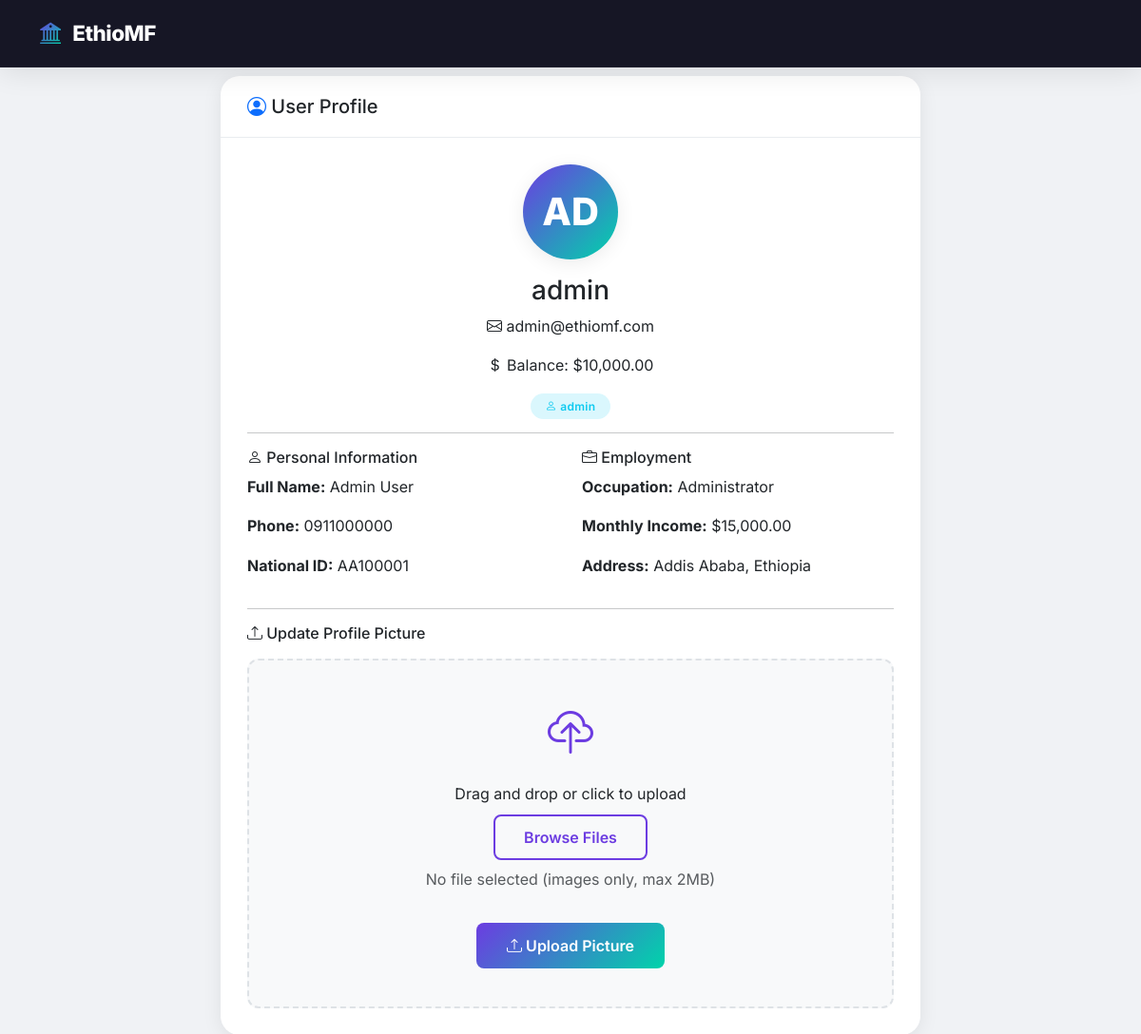
Page /modules/users/profile.php (signed in) on the committed database.
### tables this page shows
CREATE TABLE users (
    id INT AUTO_INCREMENT PRIMARY KEY,
    username VARCHAR(50) UNIQUE,
    password VARCHAR(255),
    email VARCHAR(100),
    role VARCHAR(20) DEFAULT 'customer',
    account_balance DECIMAL(10,2) DEFAULT 0.00,
    created_at TIMESTAMP DEFAULT CURRENT_TIMESTAMP,
    last_login TIMESTAMP NULL,
    is_active BOOLEAN DEFAULT TRUE
);

CREATE TABLE customer_info (
    id INT AUTO_INCREMENT PRIMARY KEY,
    user_id INT,
    full_name VARCHAR(100),
    phone VARCHAR(20),
    address TEXT,
    national_id VARCHAR(20),
    occupation VARCHAR(50),
    monthly_income DECIMAL(10,2),
    FOREIGN KEY (user_id) REFERENCES users(id) ON DELETE CASCADE
);

### modules/users/profile.php (the view, shortened to what this page needs)
<?php
include_once '../../config/database.php';
$user_id = (int)$_SESSION['user_id'];
$stmt = mysqli_prepare($conn, "SELECT * FROM users WHERE id = ?");
mysqli_stmt_bind_param($stmt, "i", $user_id);
mysqli_stmt_execute($stmt);
$user = mysqli_fetch_assoc(mysqli_stmt_get_result($stmt));
$stmt = mysqli_prepare($conn, "SELECT * FROM customer_info WHERE user_id = ?");
mysqli_stmt_bind_param($stmt, "i", $user_id);
mysqli_stmt_execute($stmt);
$info = mysqli_fetch_assoc(mysqli_stmt_get_result($stmt));
$view_user = null;
$view_denied = false;
function e($v) { return htmlspecialchars((string)($v ?? ''), ENT_QUOTES, 'UTF-8'); }
?>
<!DOCTYPE html>
<html lang="en">
<head>
    <link href="https://cdn.jsdelivr.net/npm/bootstrap@5.3.2/dist/css/bootstrap.min.css" rel="stylesheet">
    <link rel="stylesheet" href="../../assets/css/style.css">
</head>
<body>
    <nav class="navbar navbar-expand-lg navbar-modern fixed-top">
        <div class="container">
            <a class="navbar-brand" href="../loans/dashboard.php">
                <i class="bi bi-bank2"></i> EthioMF
            </a>
        </div>
    </nav>
    <div class="dashboard-wrapper">
        <div class="container">
            <div class="row justify-content-center">
                <div class="col-lg-8">
                    <div class="card-modern fade-in-up">
                        <div class="card-header">
                            <h5 class="mb-0 fw-700">
                                <i class="bi bi-person-circle text-primary"></i> User Profile
                            </h5>
                        </div>
                        <div class="card-body">
                            <?php if ($view_denied): ?>
                                <div class="alert alert-danger alert-auto">
                                    <i class="bi bi-shield-exclamation"></i>
                                    You don't have permission to view that user's profile.
                                </div>
                                <a href="profile.php" class="btn btn-outline-gradient">
                                    <i class="bi bi-arrow-left"></i> Back to your profile
                                </a>
                            <?php elseif (isset($_GET['view'])): ?>
                                <div class="alert alert-warning alert-auto">
                                    <i class="bi bi-exclamation-triangle"></i> User not found.
                                </div>
                            <?php else: ?>
                                <div class="text-center">
                                    <div class="profile-avatar">
                                        <?php echo e(strtoupper(substr($user['username'], 0, 2))); ?>
                                    </div>
                                    <h3 class="fw-700"><?php echo e($user['username']); ?></h3>
                                    <p><i class="bi bi-envelope"></i> <?php echo e($user['email']); ?></p>
                                    <p><i class="bi bi-currency-dollar"></i> Balance: $<?php echo number_format((float)$user['account_balance'], 2); ?></p>
                                    <span class="badge-modern info">
                                        <i class="bi bi-person"></i> <?php echo e($user['role']); ?>
                                    </span>
                                </div>
                                <?php if ($info): ?>
                                    <hr>
                                    <div class="row g-4">
                                        <div class="col-md-6">
                                            <h6><i class="bi bi-person"></i> Personal Information</h6>
                                            <p><strong>Full Name:</strong> <?php echo e($info['full_name']); ?></p>
                                            <p><strong>Phone:</strong> <?php echo e($info['phone']); ?></p>
                                            <p><strong>National ID:</strong> <?php echo e($info['national_id']); ?></p>
                                        </div>
                                        <div class="col-md-6">
                                            <h6><i class="bi bi-briefcase"></i> Employment</h6>
                                            <p><strong>Occupation:</strong> <?php echo e($info['occupation']); ?></p>
                                            <p><strong>Monthly Income:</strong> $<?php echo number_format((float)$info['monthly_income'], 2); ?></p>
                                            <p><strong>Address:</strong> <?php echo e($info['address']); ?></p>
                                        </div>
                                    </div>
                                <?php endif; ?>
                                <hr>
                                <h6><i class="bi bi-upload"></i> Update Profile Picture</h6>
                                <form method="POST" enctype="multipart/form-data" class="mt-3">
                                    <div class="upload-area">
                                        <div class="upload-icon">
                                            <i class="bi bi-cloud-upload"></i>
                                        </div>
                                        <p class="mb-2">Drag and drop or click to upload</p>
                                        <button type="button" class="btn btn-outline-gradient" onclick="document.querySelector('.file-input').click()">
                                            <i class="bi bi-folder-open"></i> Browse Files
                                        </button>
                                        <span class="file-label d-block mt-2 text-muted">No file selected (images only, max 2MB)</span>
                                        <button type="submit" class="btn btn-gradient mt-3">
                                            <i class="bi bi-upload"></i> Upload Picture
                                        </button>
                                    </div>
                                </form>
                            <?php endif; ?>
                        </div>
                    </div>
                </div>
            </div>
        </div>
    </div>
</body>
</html>

### assets/css/style.css (style rules this page uses)
:root { --primary: #6C3CE1; --primary-dark: #5A2FC7; --primary-light: #8B6FE8; --secondary: #00D4AA; --accent: #FF6B6B; --dark: #0A0A1A; --dark-light: #1A1A2E; --gray-100: #F8F9FA; --gray-200: #E9ECEF; --gray-300: #DEE2E6; --gray-400: #CED4DA; --gray-500: #ADB5BD; --gray-600: #6C757D; --gray-700: #495057; --gray-800: #343A40; --gray-900: #212529; --gradient-primary: linear-gradient(135deg, #6C3CE1 0%, #00D4AA 100%); --gradient-dark: linear-gradient(135deg, #0A0A1A 0%, #1A1A2E 100%); --gradient-card: linear-gradient(135deg, rgba(108, 60, 225, 0.05) 0%, rgba(0, 212, 170, 0.05) 100%); --shadow-sm: 0 2px 8px rgba(0, 0, 0, 0.05); --shadow-md: 0 4px 20px rgba(0, 0, 0, 0.08); --shadow-lg: 0 8px 40px rgba(0, 0, 0, 0.12); --shadow-xl: 0 16px 60px rgba(0, 0, 0, 0.15); --radius-sm: 8px; --radius-md: 12px; --radius-lg: 20px; --radius-xl: 28px; --transition: all 0.3s cubic-bezier(0.4, 0, 0.2, 1); }
* { margin: 0; padding: 0; box-sizing: border-box; }
body { font-family: 'Inter', -apple-system, BlinkMacSystemFont, sans-serif; background: #F0F2F5; color: var(--gray-900); line-height: 1.6; overflow-x: hidden; }
.fade-in-up { animation: fadeInUp 0.6s ease forwards; }
.navbar-modern { background: rgba(10, 10, 26, 0.95); backdrop-filter: blur(20px); -webkit-backdrop-filter: blur(20px); border-bottom: 1px solid rgba(255, 255, 255, 0.05); padding: 12px 0; box-shadow: 0 4px 30px rgba(0, 0, 0, 0.1); }
.navbar-modern .navbar-brand { font-weight: 800; font-size: 1.4rem; color: #fff !important; letter-spacing: -0.5px; }
.navbar-modern .navbar-brand i { background: var(--gradient-primary); -webkit-background-clip: text; -webkit-text-fill-color: transparent; margin-right: 8px; }
.btn-gradient { background: var(--gradient-primary); color: #fff; border: none; padding: 12px 32px; border-radius: var(--radius-sm); font-weight: 600; transition: var(--transition); position: relative; overflow: hidden; }
.btn-gradient::after { content: ''; position: absolute; top: 0; left: 0; right: 0; bottom: 0; background: linear-gradient(135deg, rgba(255, 255, 255, 0.2), transparent); opacity: 0; transition: var(--transition); }
.btn-outline-gradient { background: transparent; color: var(--primary); border: 2px solid var(--primary); padding: 10px 30px; border-radius: var(--radius-sm); font-weight: 600; transition: var(--transition); }
.card-modern { background: #FFFFFF; border: none; border-radius: var(--radius-lg); box-shadow: var(--shadow-md); transition: var(--transition); overflow: hidden; }
.card-modern .card-header { background: transparent; border-bottom: 1px solid var(--gray-200); padding: 20px 28px; font-weight: 600; }
.card-modern .card-body { padding: 28px; }
.badge-modern { padding: 6px 16px; border-radius: 50px; font-weight: 600; font-size: 0.75rem; letter-spacing: 0.3px; }
.badge-modern.info { background: rgba(13, 202, 240, 0.15); color: #0DCAF0; }
.dashboard-wrapper { padding-top: 80px; min-height: 100vh; background: #F0F2F5; }
.profile-avatar { width: 100px; height: 100px; border-radius: 50%; background: var(--gradient-primary); display: flex; align-items: center; justify-content: center; font-size: 2.5rem; font-weight: 800; color: #fff; margin: 0 auto 16px; box-shadow: var(--shadow-md); }
.upload-area { border: 2px dashed var(--gray-300); border-radius: var(--radius-md); padding: 40px; text-align: center; transition: var(--transition); cursor: pointer; background: var(--gray-100); }
.upload-area .upload-icon { font-size: 3rem; color: var(--primary); margin-bottom: 12px; }

### rows in the picture
users: username "AD", username "admin", email "admin@ethiomf.com", account_balance "10,000.00", role "admin"
customer_info: full_name "Admin User", phone "0911000000", national "AA100001", occupation "Administrator", monthly_income "15,000.00", address "Addis Ababa, Ethiopia"
